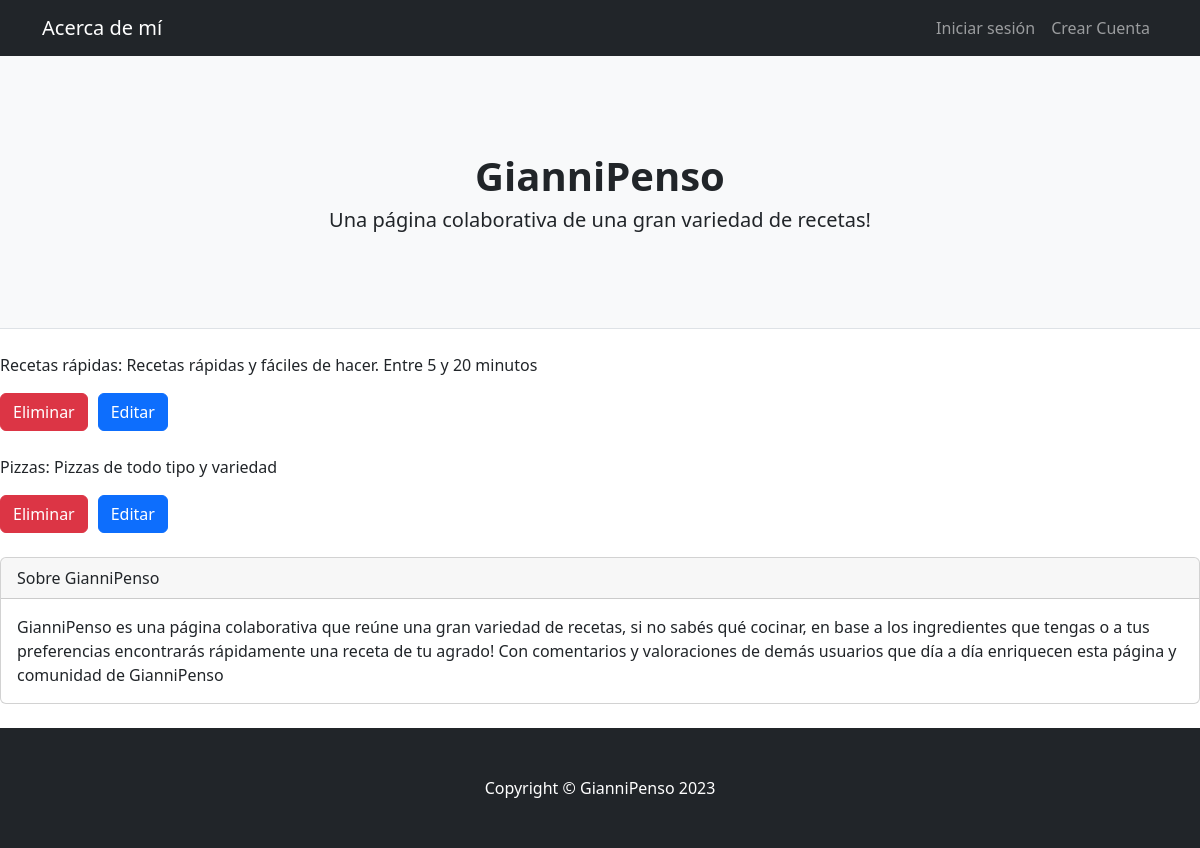
The app's page /AppRecetas/categorias-list/, older data.
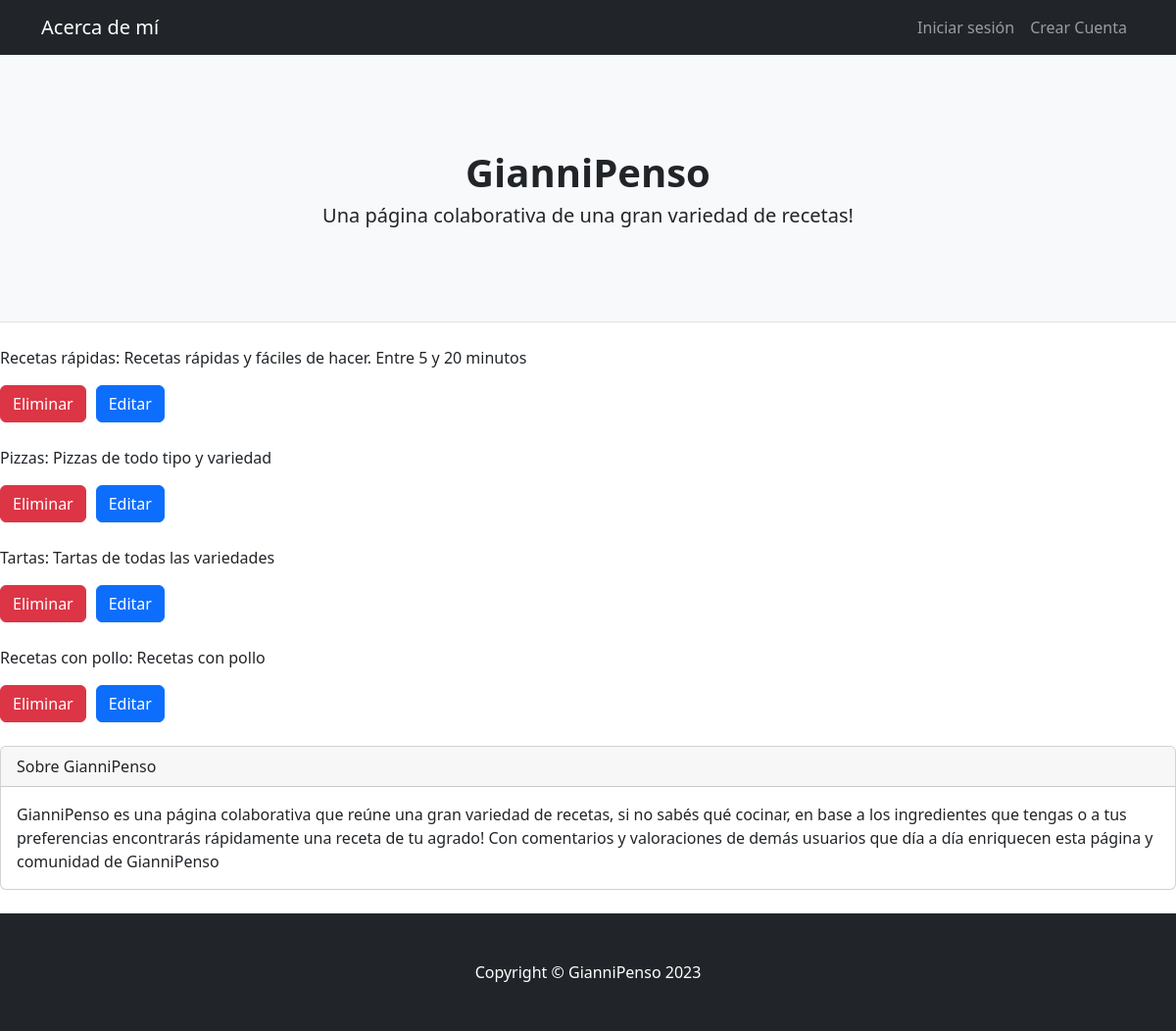
The same page, newer data.
### AppRecetas/models.py (models this page shows, shortened)
class Categoría(models.Model):
    nombre = models.CharField(max_length=20)
    descripcion = models.CharField(max_length=100)

### AppRecetas/class_views.py (the view)
# urls.py: path('categorias-list/', class_views.CategoriaListView.as_view(), name="Categorias"),
class CategoriaListView (ListView):
    model = Categoría
    template_name = "AppRecetas/categorias_list.html"

### AppRecetas/templates/AppRecetas/categorias_list.html
{% extends 'AppRecetas/base.html' %}
{% load static %}
{% block main %}
{% for categoria in object_list %}
    <p>{{ categoria.nombre }}: {{categoria.descripcion}}</p>
    <div class="row">
        <div class="col-md-12">
            <div class="d-flex justify-content-start">
                <a class="btn btn-danger btn-space" href="{% url 'DeleteC' categoria.id %}">Eliminar</a>
                <a class="btn btn-primary" href="{% url 'UpdateC' categoria.id %}">Editar</a>
            </div>
        </div>
    </div>
    <br>
{% endfor %}
{% endblock main %}

Row changes from the older to the newer data that the page shows:
added Categoría: nombre "Tartas", descripcion "Tartas de todas las variedades"
added Categoría: nombre "Recetas con pollo", descripcion "Recetas con pollo"
